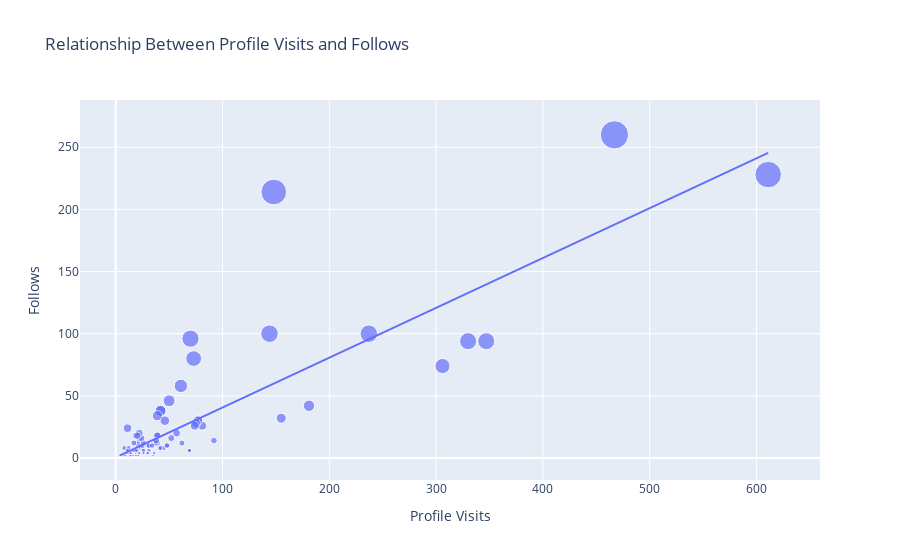

The code cell stored with this chart in its notebook:
### Code cell
figure_four = px.scatter(data_frame= df, x= "Profile Visits", y = "Follows", 
                         size= "Follows",
                    trendline= "ols", 
                    title= "Relationship Between Profile Visits and Follows")
figure_four.show()

### Figure 1 — Plotly figure (JSON) as saved in the notebook; plotly's stock layout.template omitted (floating-point values rounded to 4 significant figures)
{"data": [{"hovertemplate": "Profile Visits=%{x}<br>Follows=%{marker.size}<extra></extra>", "legendgroup": "", "marker": {"color": "#636efa", "size": [2, 10, 12, 8, 0, 2, 0, 6, 4, 6, 4, 0, 2, 4, 42, 6, 2, 2, 30, 0, 0, 24, 100, 2, 4, 6, 6, 6, 2, 2, 20, 2, 4, 8, 26, 2, 2, 4, 0, 2, 94, 8, 18, 10, 4, 4, 4, 4, 18, 38, 10, 12, 4, 4, 74, 0, 6, 6, 0, 6, 12, 10, 8, 8, 46, 12, 10, 94, 6, 10, 6, 4, 12, 16, 12, 8, 32, 8, 16, 6, 10, 10, 6, 2, 2, 30, 0, 4, 4, 18, 38, 10, 2, 4, 6, 6, 6, 2, 2, 14, 8, 14, 28, 18, 12, 34, 26, 260, 16, 96, 20, 30, 58, 100, 80, 18, 10, 214, 228], "sizemode": "area", "sizeref": 0.65, "symbol": "circle"}, "mode": "markers", "name": "", "orientation": "v", "showlegend": false, "type": "scatter", "x": [35, 48, 62, 23, 8, 9, 26, 12, 36, 31, 29, 15, 8, 20, 181, 17, 16, 21, 77, 10, 9, 11, 144, 14, 10, 19, 69, 11, 19, 9, 57, 13, 11, 24, 81, 4, 7, 14, 18, 8, 330, 21, 19, 32, 19, 21, 14, 30, 39, 42, 31, 20, 12, 22, 306, 13, 26, 16, 15, 15, 39, 21, 8, 45, 50, 37, 25, 347, 26, 48, 16, 26, 17, 52, 22, 41, 155, 12, 22, 20, 23, 25, 17, 16, 21, 77, 10, 14, 30, 39, 42, 31, 14, 10, 19, 69, 11, 19, 9, 38, 42, 92, 75, 21, 26, 39, 74, 467, 24, 70, 22, 46, 61, 237, 73, 20, 34, 148, 611], "xaxis": "x", "y": [2, 10, 12, 8, 0, 2, 0, 6, 4, 6, 4, 0, 2, 4, 42, 6, 2, 2, 30, 0, 0, 24, 100, 2, 4, 6, 6, 6, 2, 2, 20, 2, 4, 8, 26, 2, 2, 4, 0, 2, 94, 8, 18, 10, 4, 4, 4, 4, 18, 38, 10, 12, 4, 4, 74, 0, 6, 6, 0, 6, 12, 10, 8, 8, 46, 12, 10, 94, 6, 10, 6, 4, 12, 16, 12, 8, 32, 8, 16, 6, 10, 10, 6, 2, 2, 30, 0, 4, 4, 18, 38, 10, 2, 4, 6, 6, 6, 2, 2, 14, 8, 14, 28, 18, 12, 34, 26, 260, 16, 96, 20, 30, 58, 100, 80, 18, 10, 214, 228], "yaxis": "y"}, {"hovertemplate": "<b>OLS trendline</b><br>Follows = 0.400884 * Profile Visits + 0.46283<br>R<sup>2</sup>=0.727868<br><br>Profile Visits=%{x}<br>Follows=%{y} <b>(trend)</b><extra></extra>", "legendgroup": "", "marker": {"color": "#636efa", "symbol": "circle"}, "mode": "lines", "name": "", "showlegend": false, "type": "scatter", "x": [4, 7, 8, 8, 8, 8, 9, 9, 9, 9, 10, 10, 10, 10, 11, 11, 11, 11, 12, 12, 12, 13, 13, 14, 14, 14, 14, 14, 15, 15, 15, 16, 16, 16, 16, 17, 17, 17, 18, 19, 19, 19, 19, 19, 19, 20, 20, 20, 20, 21, 21, 21, 21, 21, 21, 22, 22, 22, 22, 23, 23, 24, 24, 25, 25, 26, 26, 26, 26, 26, 29, 30, 30, 31, 31, 31, 32, 34, 35, 36, 37, 38, 39, 39, 39, 39, 41, 42, 42, 42, 45, 46, 48, 48, 50, 52, 57, 61, 62, 69, 69, 70, 73, 74, 75, 77, 77, 81, 92, 144, 148, 155, 181, 237, 306, 330, 347, 467, 611], "xaxis": "x", "y": [2.066, 3.269, 3.67, 3.67, 3.67, 3.67, 4.071, 4.071, 4.071, 4.071, 4.472, 4.472, 4.472, 4.472, 4.873, 4.873, 4.873, 4.873, 5.273, 5.273, 5.273, 5.674, 5.674, 6.075, 6.075, 6.075, 6.075, 6.075, 6.476, 6.476, 6.476, 6.877, 6.877, 6.877, 6.877, 7.278, 7.278, 7.278, 7.679, 8.08, 8.08, 8.08, 8.08, 8.08, 8.08, 8.481, 8.481, 8.481, 8.481, 8.881, 8.881, 8.881, 8.881, 8.881, 8.881, 9.282, 9.282, 9.282, 9.282, 9.683, 9.683, 10.08, 10.08, 10.48, 10.48, 10.89, 10.89, 10.89, 10.89, 10.89, 12.09, 12.49, 12.49, 12.89, 12.89, 12.89, 13.29, 14.09, 14.49, 14.89, 15.3, 15.7, 16.1, 16.1, 16.1, 16.1, 16.9, 17.3, 17.3, 17.3, 18.5, 18.9, 19.71, 19.71, 20.51, 21.31, 23.31, 24.92, 25.32, 28.12, 28.12, 28.52, 29.73, 30.13, 30.53, 31.33, 31.33, 32.93, 37.34, 58.19, 59.79, 62.6, 73.02, 95.47, 123.1, 132.8, 139.6, 187.7, 245.4], "yaxis": "y"}], "layout": {"legend": {"itemsizing": "constant", "tracegroupgap": 0}, "title": {"text": "Relationship Between Profile Visits and Follows"}, "xaxis": {"anchor": "y", "domain": [0, 1], "title": {"text": "Profile Visits"}}, "yaxis": {"anchor": "x", "domain": [0, 1], "title": {"text": "Follows"}}}}
